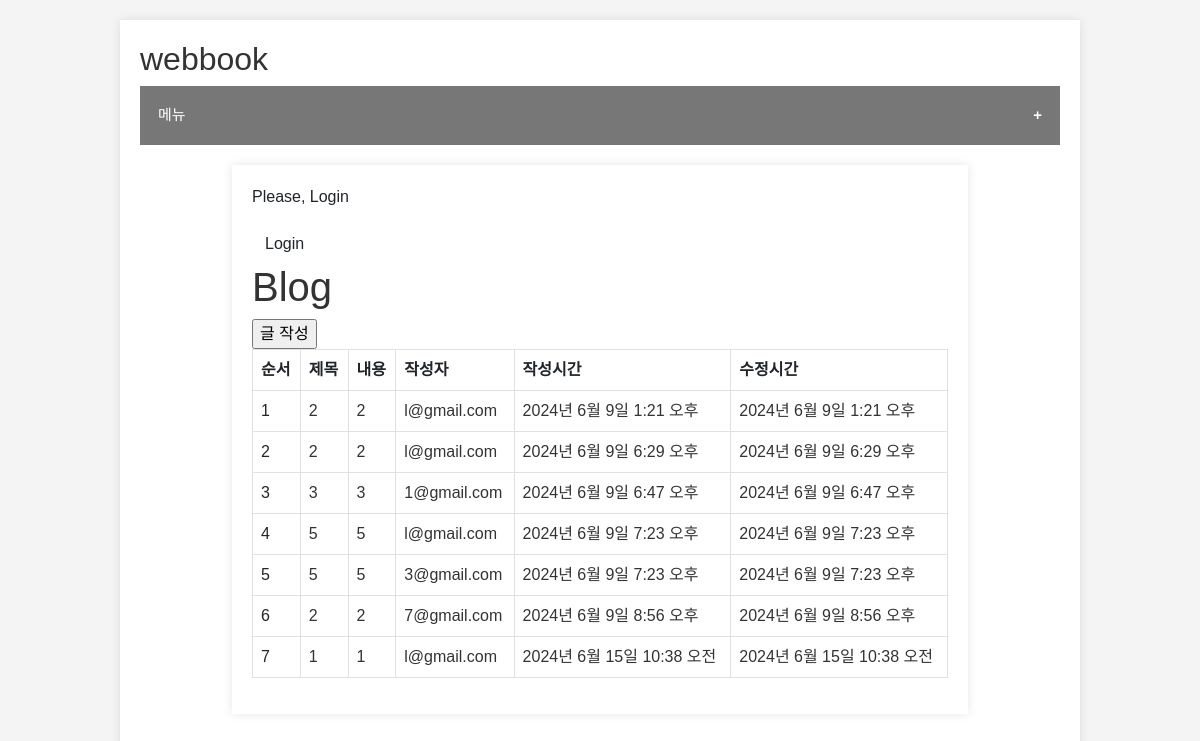
Page /list/ on the committed database.
### webbook/models.py (models this page shows)
class Post(models.Model):
    title = models.CharField(max_length=30)
    content = models.TextField()
    writer = models.ForeignKey(User, on_delete=models.CASCADE)
    created_at = models.DateTimeField(auto_now_add=True)
    updated_at = models.DateTimeField(auto_now=True)

### user/models.py (models this page shows)
class User(AbstractUser):
    username = None
    email = models.EmailField(unique=True, max_length=255)
    name = models.CharField(max_length=50, null=True, blank=True)
    is_staff = models.BooleanField(default=False)
    is_superuser = models.BooleanField(default=False)
    is_active = models.BooleanField(default=True)
    last_login = models.DateTimeField(null=True, blank=True)
    date_joined = models.DateTimeField(auto_now_add=True)
    USERNAME_FIELD = 'email'
    EMAIL_FIELD = 'email'
    REQUIRED_FIELDS = []
    objects = UserManager()

### webbook/views.py (the view)
# urls.py: path('list/', views.Index.as_view(), name='list'),
class Index(View):
    def get(self, request):
        posts = Post.objects.all()
        context = {
            'posts': posts,
        }
        return render(request, 'webbook/index.html', context)

### webbook/templates/webbook/index.html (shortened to what this page needs)
{% extends 'base.html' %}
{% block content %}
<form action="{% url 'webbook:write' %}" method="get">
    <input type="submit" value="글 작성" />
</form>
<table class="table table-bordered">
    <thead>
        <tr>
            <th scope='col'>순서</th>
            <th scope='col'>제목</th>
            <th scope='col'>내용</th>
            <th scope='col'>작성자</th>
            <th scope='col'>작성시간</th>
            <th scope='col'>수정시간</th>
        </tr>
    </thead>
    {% if posts %}
        {% for post in posts %}
            <tbody>
                <tr>
                    <td>{{ post.id }}</td>
                    <td><a href="{% url 'webbook:detail' pk=post.pk %}">{{ post.title }}</a></td>
                    <td><a href="{% url 'webbook:detail' pk=post.pk %}">{{ post.content }}</a></td>
                    <td><a href="{% url 'webbook:detail' pk=post.pk %}">{{ post.writer }}</a></td>
                    <td><a href="{% url 'webbook:detail' pk=post.pk %}">{{ post.created_at }}</a></td>
                    <td><a href="{% url 'webbook:detail' pk=post.pk %}">{{ post.updated_at }}</a></td>
                </tr>
            </tbody>
        {% endfor %}
</table>
    {% else %}
    <p>작성된 게시물이 없습니다.</p>
    {% endif %}
{% endblock %}

### static/css/style.css (style rules this page uses)
body { font-family: Arial, sans-serif; margin: 0; padding: 0; background-color: #f4f4f4; }
a { text-decoration: none; color: #333; }

### rows in the picture
Post: id "1", title "2", content "2", writer "l@gmail.com", created_at "2024년 6월 9일 1:21 오후", updated_at "2024년 6월 9일 1:21 오후"
Post: id "2", title "2", content "2", writer "l@gmail.com", created_at "2024년 6월 9일 6:29 오후", updated_at "2024년 6월 9일 6:29 오후"
Post: id "3", title "3", content "3", writer "1@gmail.com", created_at "2024년 6월 9일 6:47 오후", updated_at "2024년 6월 9일 6:47 오후"
Post: id "4", title "5", content "5", writer "l@gmail.com", created_at "2024년 6월 9일 7:23 오후", updated_at "2024년 6월 9일 7:23 오후"
Post: id "5", title "5", content "5", writer "3@gmail.com", created_at "2024년 6월 9일 7:23 오후", updated_at "2024년 6월 9일 7:23 오후"
Post: id "6", title "2", content "2", writer "7@gmail.com", created_at "2024년 6월 9일 8:56 오후", updated_at "2024년 6월 9일 8:56 오후"
Post: id "7", title "1", content "1", writer "l@gmail.com", created_at "2024년 6월 15일 10:38 오전", updated_at "2024년 6월 15일 10:38 오전"
